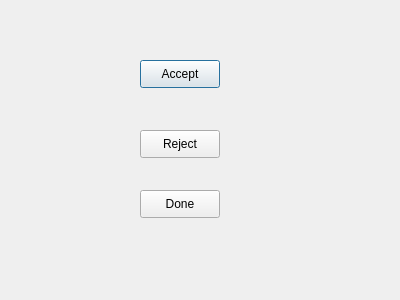
<?xml version="1.0" encoding="UTF-8"?>
<ui version="4.0">
 <class>MyDialog</class>
 <widget class="QDialog" name="MyDialog">
  <property name="geometry">
   <rect>
    <x>0</x>
    <y>0</y>
    <width>400</width>
    <height>300</height>
   </rect>
  </property>
  <property name="windowTitle">
   <string>Dialog</string>
  </property>
  <widget class="QPushButton" name="acceptButton">
   <property name="geometry">
    <rect>
     <x>140</x>
     <y>60</y>
     <width>80</width>
     <height>28</height>
    </rect>
   </property>
   <property name="text">
    <string>Accept</string>
   </property>
  </widget>
  <widget class="QPushButton" name="doneButton">
   <property name="geometry">
    <rect>
     <x>140</x>
     <y>130</y>
     <width>80</width>
     <height>28</height>
    </rect>
   </property>
   <property name="text">
    <string>Reject</string>
   </property>
  </widget>
  <widget class="QPushButton" name="pushButton_3">
   <property name="geometry">
    <rect>
     <x>140</x>
     <y>190</y>
     <width>80</width>
     <height>28</height>
    </rect>
   </property>
   <property name="text">
    <string>Done</string>
   </property>
  </widget>
 </widget>
 <resources/>
 <connections/>
</ui>
